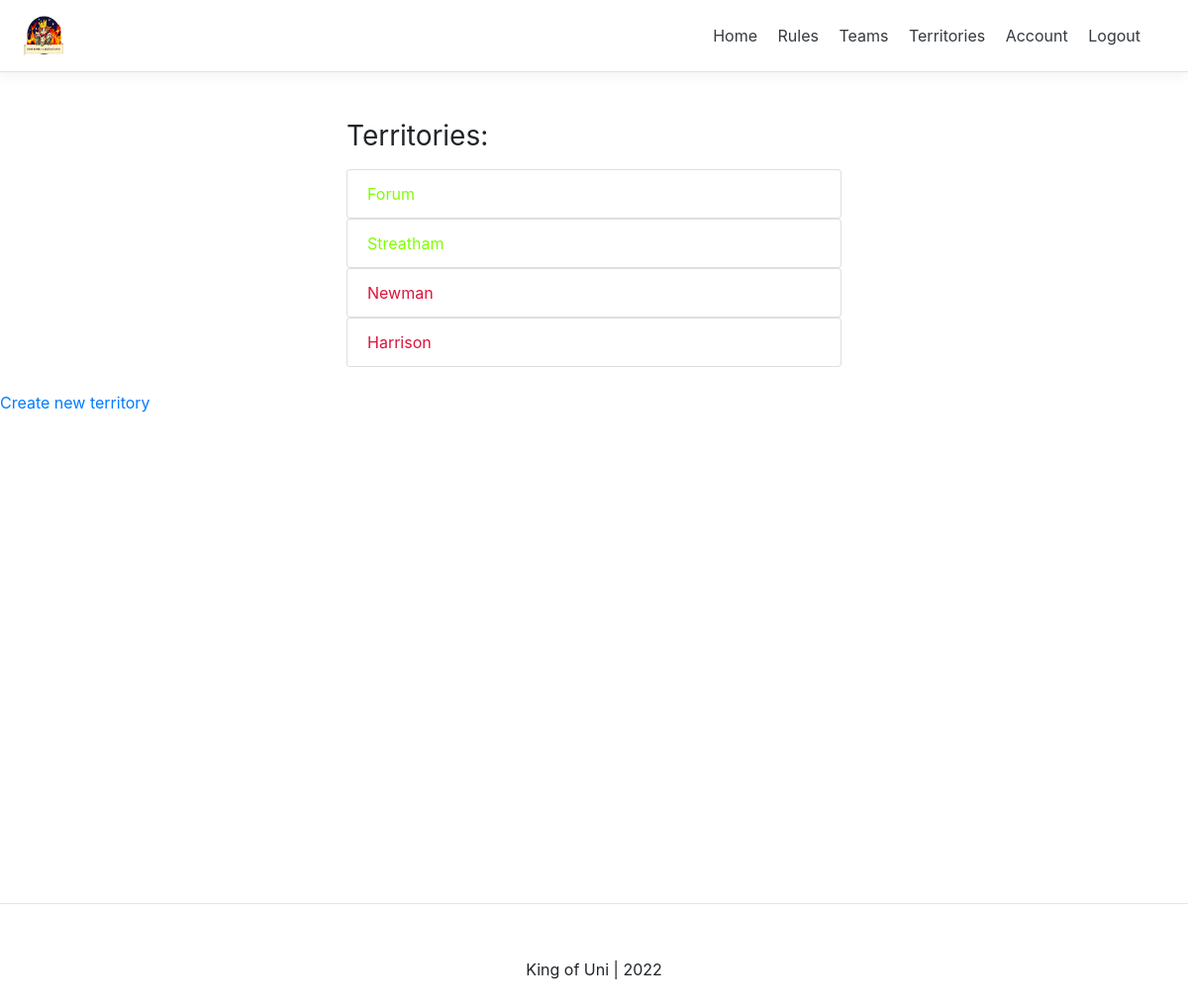
The app's page /game_keeper/settings/ (signed in), older data.
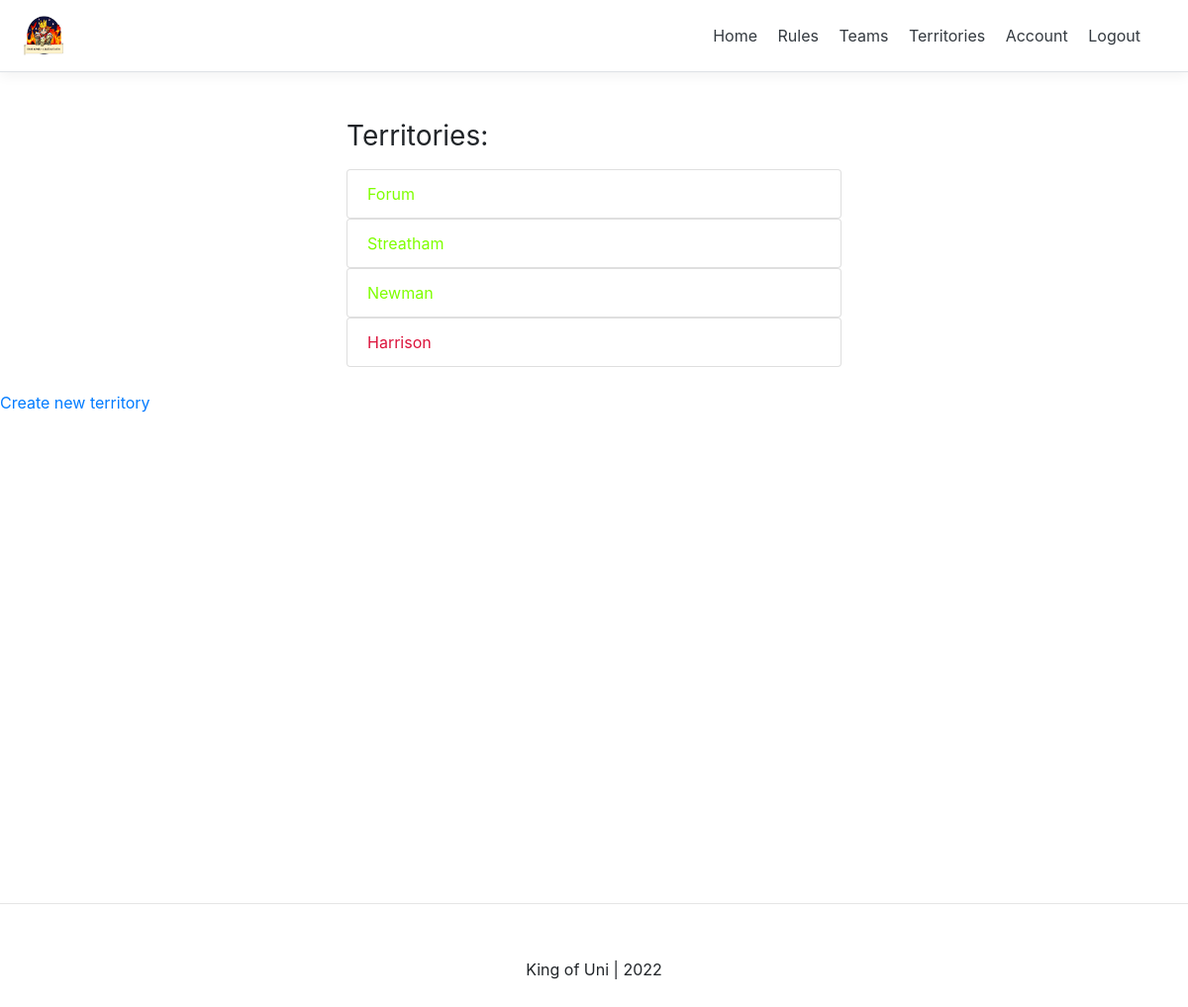
The same page, newer data.
### gameKeeper/models.py (models this page shows, shortened)
class Building(models.Model):
    name 					= models.CharField(max_length=50, null=False, blank=False, unique=True)
    latitude 				= models.DecimalField(max_digits=10, decimal_places=5, null=False, blank=False)
    longitude 				= models.DecimalField(max_digits=10, decimal_places=5, null=False, blank=False)
    is_active               = models.BooleanField(default=False)
    is_captured             = models.BooleanField(default=False)
    holder                  = models.CharField(max_length=50, default='Nobody')
    slug 					= models.SlugField(blank=True, unique=True)
    def __str__(self):
	    return self.name

### gameKeeper/views.py (the view)
# urls.py: path('settings/', game_keeper_view, name="settings"),
def game_keeper_view(request):
    context = {}
    if not request.user.is_authenticated:
        return redirect('login')
    buildings = Building.objects.all()
    context['buildings'] = buildings
    return render(request, 'game_keeper/settings.html', context)

### gameKeeper/templates/game_keeper/settings.html (shortened to what this page needs)
{% extends 'base.html' %}
{% block content %}
{% if request.user.is_authenticated %}
<div class="container mt-4 p-4">
    <div class="row">
      <div class="buildings">
        <h3 class="mb-3 font-weight-normal">Territories:</h3>
        {% if buildings %}
          <ul class="list-group">
          {% for building in buildings %}
            {% if building.is_active %}
            <a href="{% url 'game_keeper:detail' building.slug %}" style="text-decoration: none; color: chartreuse;">
              <li class="list-group-item">{{building}}</li></a>
            {% else %}
            <a href="{% url 'game_keeper:detail' building.slug %}" style="text-decoration: none; color: crimson;">
              <li class="list-group-item">{{building}}</li></a>
            {% endif %}
          {% endfor %}
          </ul>
        {% else %}
          <p>You have no Territories. Create a territory <a href="{% url 'game_keeper:create' %}">here</a>.</p>
        {% endif %}
      </div>
    </div>
  </div>
<a href="{% url 'game_keeper:create' %}">Create new territory</a>
{% endif %}
{% endblock content %}

Row changes from the older to the newer data that the page shows:
changed Building "Newman": is_active False → True (drawn)
